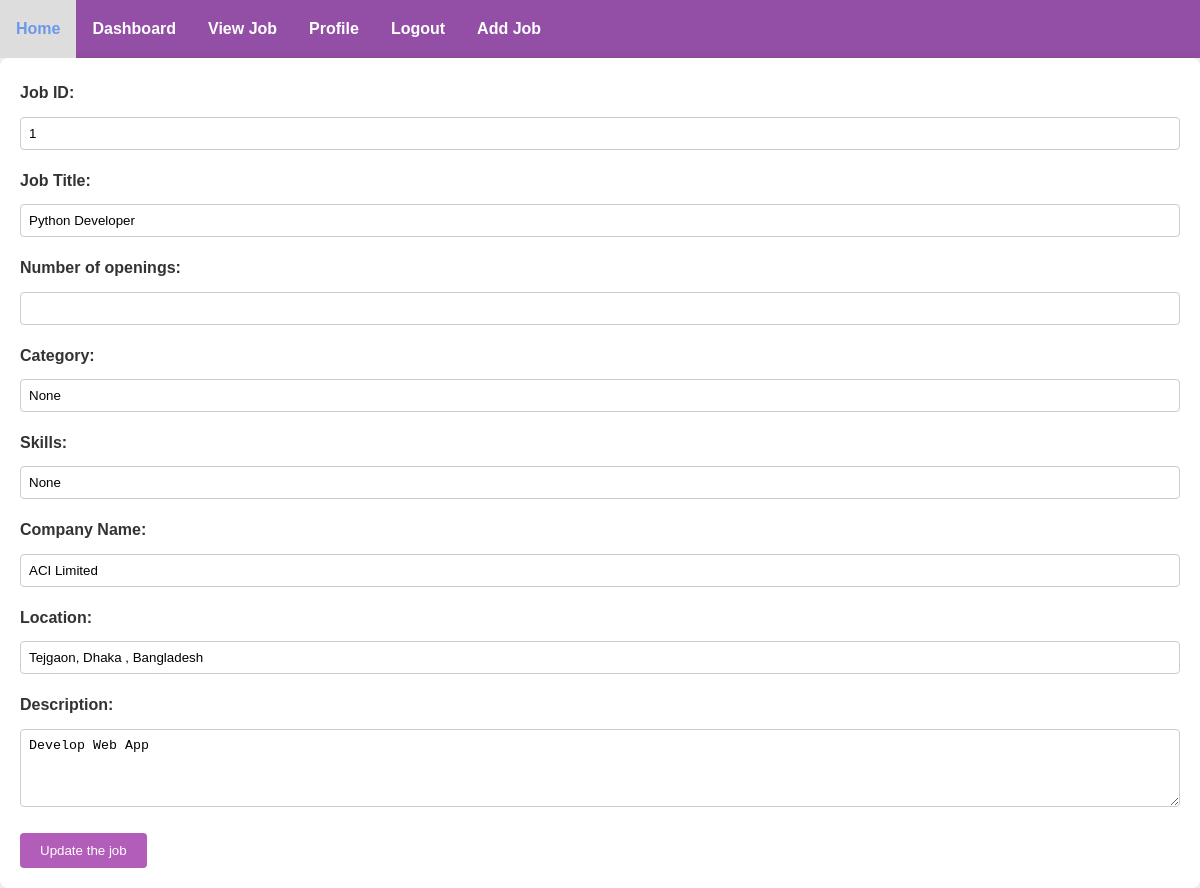
/editPage/1 (signed in), run on the app's committed database.
### myApp/models.py (models this page shows, shortened)
class job_model(models.Model):
    job_title = models.CharField(max_length=100, null=True)
    company_name = models.CharField(max_length=100, null=True)
    location = models.CharField(max_length=100, null=True)
    description = models.TextField()
    create_at = models.DateTimeField(auto_now_add=True, null=True)
    update_at = models.DateTimeField(auto_now=True, null=True)
    job_creator = models.ForeignKey(Custom_User, on_delete=models.CASCADE)
    openings = models.CharField(max_length=100, null=True)
    category = models.CharField(max_length=100, null=True)
    skill = models.CharField(max_length=100, null=True)

### SaimaYesminEva_001040_JobPortal/views.py (the view)
# urls.py: path('editPage/<str:myid>',editPage,name='editPage'),
@login_required
def editPage(request,myid):
    job=job_model.objects.filter(id=myid)
    return render(request,'Recruiter/editJob.html',{'job':job})

### Template/Recruiter/editJob.html (shortened to what this page needs)
{% extends "dashboard.html" %}
{% block content %}
<!DOCTYPE html>
<html lang="en">
<head>
</head>
<body>
    <form action="{% url "updatePage" %}" method='POST'>
        {% for i in job %}
        <label for="jobTitle">Job ID:</label>
        <input type="text" value="{{i.id}}" id="jobTitle" name="jobid" required>
        <label for="jobTitle">Job Title:</label>
        <input type="text" value="{{i.job_title}}" id="jobTitle" name="jobTitle" required>
        <label for="jobTitle">Number of openings:</label>
        <input type="number" value="{{i.openings}}" id="Openings" name="Openings" required>
        <label for="jobTitle">Category:</label>
        <input type="text" value="{{i.category}}" id="Category" name="Category" required>
        <label for="jobTitle">Skills:</label>
        <input type="text" value="{{i.skill}}" id="Skill" name="Skill" required>
        <label for="companyName">Company Name:</label>
        <input type="text" value="{{i.company_name}}" id="companyName" name="companyName" required>
        <label for="location">Location:</label>
        <input type="text" value="{{i.location}}" id="location" name="location" required>
        <label for="description">Description:</label>
        <textarea id="description"  name="description" rows="4" required>{{i.description}}</textarea>
        <button type="submit">Update the job</button>
        {% endfor %}
    </form>
</body>
</html>
{% endblock content %}

### Template/dashboard.html (style rules this page uses)
body { font-family: Arial, sans-serif; margin: 0; padding: 0; }
* { margin: 0; padding: 0; box-sizing: border-box; }
body { font-family: Arial, sans-serif; background-color: #f4f4f4; line-height: 1.9; color: #333; }

### Template/Recruiter/editJob.html (style rules this page uses)
form { background-color: #fff; padding: 20px; border-radius: 8px; box-shadow: 0 0 10px rgba(0, 0, 0, 0.1); }
label { display: block; margin-bottom: 8px; font-weight: bold; }
input, textarea { width: 100%; padding: 8px; margin-bottom: 16px; box-sizing: border-box; border: 1px solid #ccc; border-radius: 4px; }
button { background-color: #b35dba; color: #fff; padding: 10px 20px; border: none; border-radius: 4px; cursor: pointer; }

### data on the page
job_model: jobid "1", jobTitle "Python Developer", Category "None", Skill "None", companyName "ACI Limited", location "Tejgaon, Dhaka , Bangladesh", description "Develop Web App"
